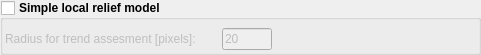
  <widget class="QGroupBox" name="group_local_relief">
   <property name="enabled">
    <bool>true</bool>
   </property>
   <property name="geometry">
    <rect>
     <x>10</x>
     <y>335</y>
     <width>481</width>
     <height>55</height>
    </rect>
   </property>
   <property name="font">
    <font>
     <weight>75</weight>
     <bold>true</bold>
    </font>
   </property>
   <property name="accessibleDescription">
    <string>simple_local_relief</string>
   </property>
   <property name="title">
    <string>Simple local relief model</string>
   </property>
   <property name="flat">
    <bool>false</bool>
   </property>
   <property name="checkable">
    <bool>true</bool>
   </property>
   <property name="checked">
    <bool>false</bool>
   </property>
   <widget class="QWidget" name="layoutWidget_5">
    <property name="geometry">
     <rect>
      <x>5</x>
      <y>27</y>
      <width>267</width>
      <height>24</height>
     </rect>
    </property>
    <layout class="QHBoxLayout" name="horizontalLayout_6">
     <item>
      <widget class="QLabel" name="label_7">
       <property name="font">
        <font>
         <weight>50</weight>
         <bold>false</bold>
        </font>
       </property>
       <property name="text">
        <string>Radius for trend assesment [pixels]:</string>
       </property>
      </widget>
     </item>
     <item>
      <widget class="QLineEdit" name="slrm_radius_trend">
       <property name="sizePolicy">
        <sizepolicy hsizetype="Fixed" vsizetype="Fixed">
         <horstretch>0</horstretch>
         <verstretch>0</verstretch>
        </sizepolicy>
       </property>
       <property name="minimumSize">
        <size>
         <width>50</width>
         <height>22</height>
        </size>
       </property>
       <property name="maximumSize">
        <size>
         <width>50</width>
         <height>22</height>
        </size>
       </property>
       <property name="font">
        <font>
         <weight>50</weight>
         <bold>false</bold>
        </font>
       </property>
       <property name="accessibleDescription">
        <string>trend_radius</string>
       </property>
       <property name="inputMask">
        <string>009</string>
       </property>
       <property name="text">
        <string>20</string>
       </property>
       <property name="maxLength">
        <number>3</number>
       </property>
       <property name="frame">
        <bool>true</bool>
       </property>
       <property name="placeholderText">
        <string>315</string>
       </property>
       <property name="clearButtonEnabled">
        <bool>false</bool>
       </property>
      </widget>
     </item>
    </layout>
   </widget>
  </widget>
